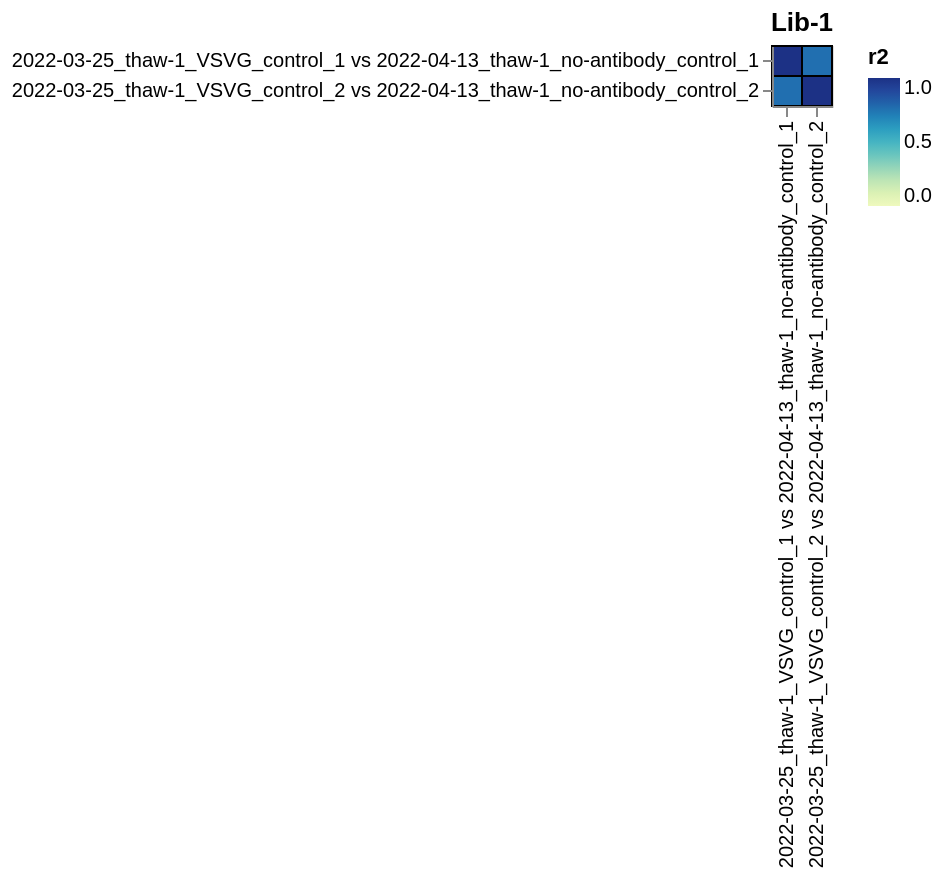

Vega-Lite specification for this chart:
### Vega-Lite specification from a JSON file in a GitHub repository (floating-point values rounded to 4 significant figures)
{"config": {"view": {"continuousWidth": 400, "continuousHeight": 300}, "axis": {"labelLimit": 500}}, "data": {"values": [{"library": "Lib-1", "sample_1": "2022-03-25_thaw-1_VSVG_control_1 vs 2022-04-13_thaw-1_no-antibody_control_1", "sample_2": "2022-03-25_thaw-1_VSVG_control_1 vs 2022-04-13_thaw-1_no-antibody_control_1", "r2": 1}, {"library": "Lib-1", "sample_1": "2022-03-25_thaw-1_VSVG_control_2 vs 2022-04-13_thaw-1_no-antibody_control_2", "sample_2": "2022-03-25_thaw-1_VSVG_control_1 vs 2022-04-13_thaw-1_no-antibody_control_1", "r2": 0.7601}, {"library": "Lib-1", "sample_1": "2022-03-25_thaw-1_VSVG_control_1 vs 2022-04-13_thaw-1_no-antibody_control_1", "sample_2": "2022-03-25_thaw-1_VSVG_control_2 vs 2022-04-13_thaw-1_no-antibody_control_2", "r2": 0.7601}, {"library": "Lib-1", "sample_1": "2022-03-25_thaw-1_VSVG_control_2 vs 2022-04-13_thaw-1_no-antibody_control_2", "sample_2": "2022-03-25_thaw-1_VSVG_control_2 vs 2022-04-13_thaw-1_no-antibody_control_2", "r2": 1}]}, "mark": {"type": "rect", "stroke": "black"}, "encoding": {"color": {"field": "r2", "scale": {"zero": true}, "type": "quantitative"}, "tooltip": [{"field": "library", "type": "nominal"}, {"field": "sample_1", "type": "nominal"}, {"field": "sample_2", "type": "nominal"}, {"field": "r2", "format": ".3g", "type": "quantitative"}], "x": {"field": "sample_1", "title": null, "type": "nominal"}, "y": {"field": "sample_2", "title": null, "type": "nominal"}}, "height": {"step": 15}, "title": "Lib-1", "width": {"step": 15}, "$schema": "https://vega.github.io/schema/vega-lite/v5.json", "datasets": {"data-df5653ced079d8a08fe1db647171be85": [{"library": "Lib-1", "sample_1": "2022-03-25_thaw-1_VSVG_control_1 vs 2022-04-13_thaw-1_no-antibody_control_1", "sample_2": "2022-03-25_thaw-1_VSVG_control_1 vs 2022-04-13_thaw-1_no-antibody_control_1", "r2": 1}, {"library": "Lib-1", "sample_1": "2022-03-25_thaw-1_VSVG_control_2 vs 2022-04-13_thaw-1_no-antibody_control_2", "sample_2": "2022-03-25_thaw-1_VSVG_control_1 vs 2022-04-13_thaw-1_no-antibody_control_1", "r2": 0.7601}, {"library": "Lib-1", "sample_1": "2022-03-25_thaw-1_VSVG_control_1 vs 2022-04-13_thaw-1_no-antibody_control_1", "sample_2": "2022-03-25_thaw-1_VSVG_control_2 vs 2022-04-13_thaw-1_no-antibody_control_2", "r2": 0.7601}, {"library": "Lib-1", "sample_1": "2022-03-25_thaw-1_VSVG_control_2 vs 2022-04-13_thaw-1_no-antibody_control_2", "sample_2": "2022-03-25_thaw-1_VSVG_control_2 vs 2022-04-13_thaw-1_no-antibody_control_2", "r2": 1}]}}
